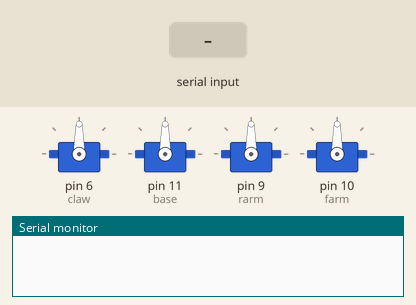
A sketch run on a simulated Arduino Uno, built with avr-gcc and run on an emulated ATmega328P. Parts: 4 × servo, the last lines printed to the serial monitor. The inputs (shaded band) are chosen by the test bench.

Above: at 2.0 s.
2.1 s: "O90\n" received over Serial
At 4.2 s:
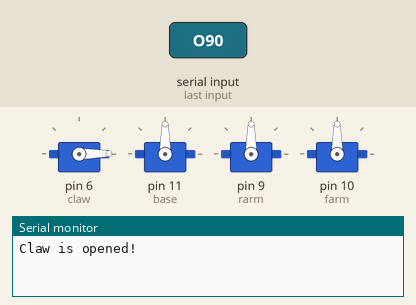
5.1 s: "S90\n" received over Serial
At 7.9 s:
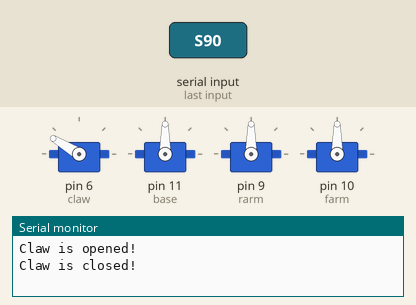
8.1 s: "r" received over Serial
At 10.2 s:
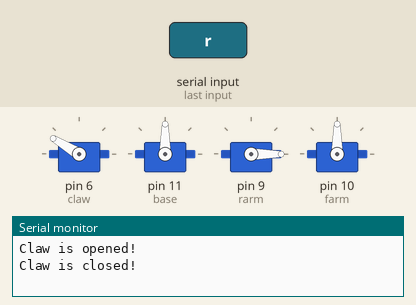
10.5 s: "f" received over Serial
At 12.4 s:
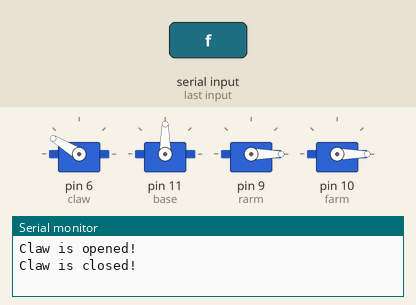
13.0 s: "b" received over Serial
At 14.3 s:
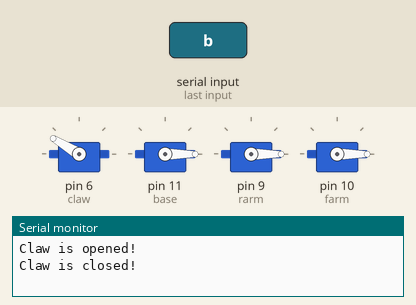
15.5 s: "O,45\n" received over Serial
At 18.3 s:
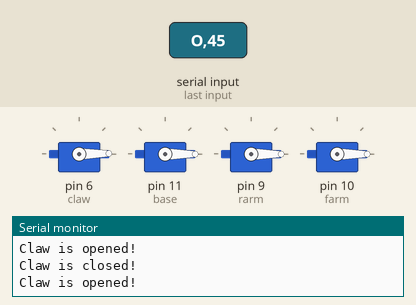
Timing chart, 0 to 19.5 s (numbered marks = the images above; inputs shaded):
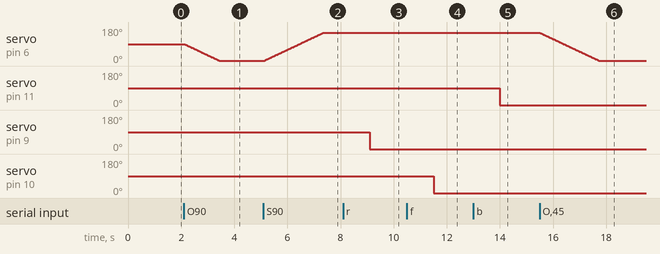

Measured:
- after the input at 2.1 s, servo on pin 6 (claw): moves from 90° to 1° over 1.3 s, starting at once
- after the input at 5.1 s, servo on pin 6 (claw): moves from 1° to 149° over 2.2 s, starting at once
- after the input at 8.1 s, servo on pin 9 (rarm): 90° → 0° after 1.0 s
- after the input at 10.5 s, servo on pin 10 (farm): 90° → 0° after 1.0 s
- after the input at 13.0 s, servo on pin 11 (base): 90° → 0° after 1.0 s
- after the input at 15.5 s, servo on pin 6 (claw): moves from 149° to 1° over 2.2 s, starting at once

The sketch:

ServoMove_1.ino
```cpp
#include<Servo.h>

Servo farm,claw,rarm,base;

int basePos=90,farmPos=90,clawPos=90,rarmPos=90;

const int baseMin,baseMax;
const int clawMin,clawMax;
const int rarmMin,rarmMax;
const int farmMin,farmMax;

int DSD=15;

void setup() {
  // put your setup code here, to run once:
  claw.attach(6);
  delay(200);
  base.attach(11);
  delay(200);
  rarm.attach(9);
  delay(200);
  farm.attach(10);
  delay(200);
  Serial.begin(9600);

  base.write(90);   //——>将电机处于初始状态
  delay(10);
  claw.write(90);
  delay(10);
  rarm.write(90);
  delay(10);
  farm.write(90);
  delay(10);


}

void loop() {
  // put your main code here, to run repeatedly:
   if(Serial.available()>0)
   {
       char getname=Serial.read();
       if(getname=='O' || getname=='S' ) //打开或关闭爪子
          armDataOne(getname);
       else if(getname=='H' || getname=='L') //改变速度
          speedData(getname);
       else if(getname=='c' || getname=='r' || getname=='f' || getname=='b') //同步执行
          servoMove(getname);
   }
}


void armDataOne(char getname) //爪子的开关
{
    switch(getname){
        case 'O':
            clawOpen();
            Serial.println("Claw is opened!");
            break;
        case 'S':
            clawClose();
            Serial.println("Claw is closed!");
            break;
    }
    basePos=base.read();
    clawPos=claw.read();
    rarmPos=rarm.read();
    farmPos=farm.read();

}


void clawOpen() {    //爪子张开
    int pos = claw.read();
    for (int i = pos; i > 0; i--) {
        claw.write(i);
        delay(DSD);
    }
}
void clawClose() {   //爪子关闭
    int pos = claw.read();
    for (int i = pos; i < 150; i++) {
        claw.write(i);
        delay(DSD);
    }
}

void speedData(char getname)   //改变速度
{
     switch(getname){
         case 'H':
            upSpeed();
            break;
         case 'L':
            lowSpeed();
            break;
     }
}


void upSpeed(){   //增大速度
    if(DSD-3>3) {
        DSD-=3;
        Serial.print("Now speed is: "); Serial.println(DSD);
    }else{
      Serial.print("Error! Speed is too high! Now Speed is :");Serial.println(DSD);
    }
}

void lowSpeed(){  //降低速度
    if(DSD+3<=30) {
        DSD+=3;
        Serial.print("Now speed is: "); Serial.println(DSD);
    }else{
      Serial.print("Error! Speed is too low! Now Speed is :");Serial.println(DSD);
    }
}


void servoMove(char getname){    // 舵机移动
    int toPos=Serial.parseInt();
    switch(getname){
        case 'b':
            if(toPos<baseMin||toPos>baseMax) return;
            base.write(toPos);
            basePos=toPos;
            break;
        case 'c':
            if(toPos<clawMin||toPos>clawMax) return;
            claw.write(toPos);
            clawPos=toPos;
            break;
        case 'r':
            if(toPos<rarmMin||toPos>rarmMax) return;
            rarm.write(toPos);
            rarmPos=toPos;
            break;
        case 'f':
            if(toPos<farmMin||toPos>farmMax) return;
            farm.write(toPos);
            farmPos=toPos;
            break;
    }
}
```
